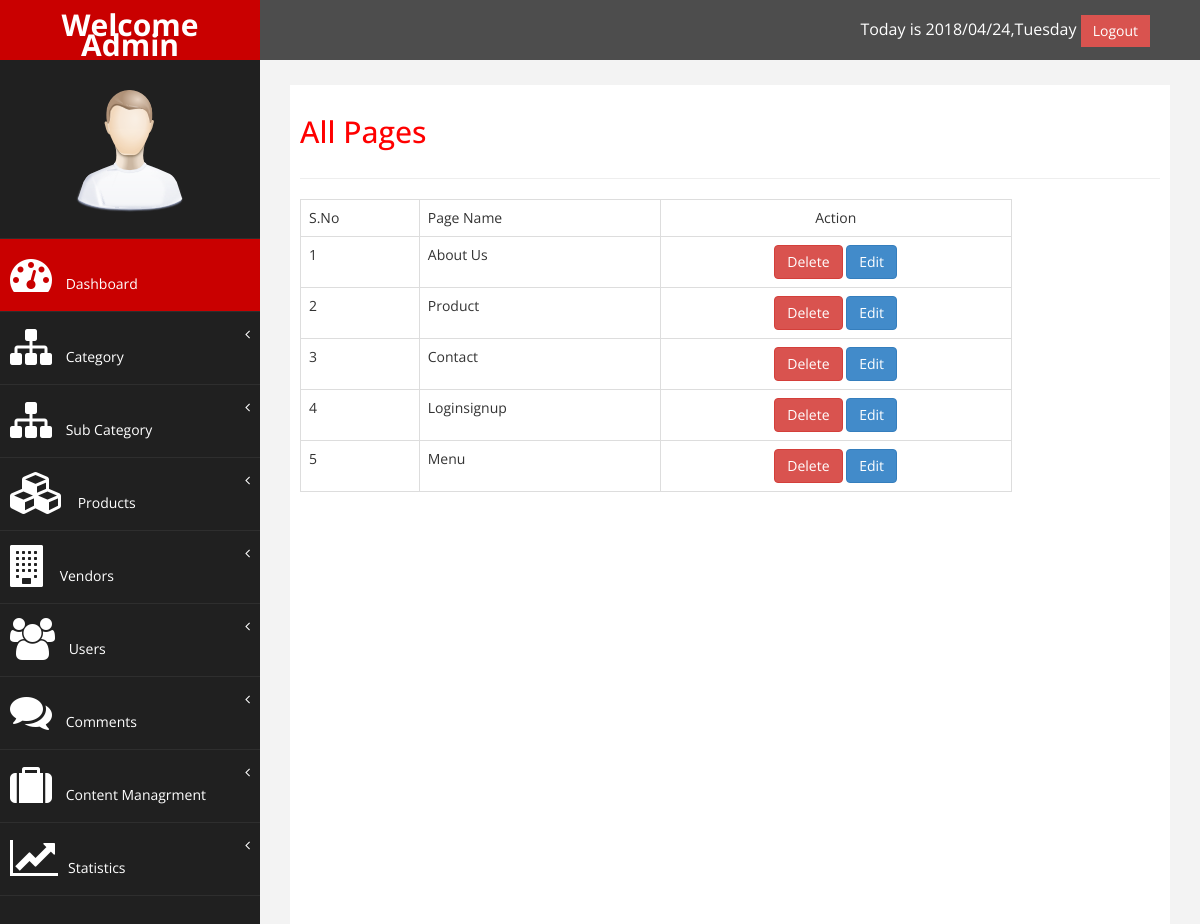
The page /admin/allpages.php (signed in) on the database its author committed.
### tables this page shows
CREATE TABLE `pages` (
  `pgid` int(11) NOT NULL,
  `pgname` varchar(255) NOT NULL
);

### admin/allpages.php (the view)
<?php
include("header.php");?>
<div id="page-inner">
<div class="row">
<div class="col-md-12">
<h2>All Pages</h2>
</div>
</div>
<hr/>
<div class="row">
<div class="col-md-10">
<table class="table table-bordered" >
  <tr>
    <td>S.No</td>
     <td>Page Name</td>
    <td  align="center"colspan="2">Action</td>
  </tr>
  <?php
  $query="select * from pages";
  $sql=mysqli_query($conn,$query);
  if(mysqli_num_rows($sql) > 0){
	  $i=1;
while($row=mysqli_fetch_assoc($sql)){
  ?>
  <tr>
    <td><?php echo $i++; ?></td>
    <td><?php echo ucwords($row['pgname']);?> </td>
    <td align="center"><a href="del.php?pgid=<?php echo $row['pgid'];?>" class="btn btn-danger"> Delete</a>
    <a href="editpg.php?pgid=<?php echo $row['pgid'];?>" class="btn btn-primary"> Edit</a></td>
  </tr>
  <?php
}
  }
  ?>
  </table>
</div>
</div>
</div>
<?php
include("footer.php");?>

### admin/assets/css/custom.css (style rules this page uses)
body { font-family: 'Open Sans', sans-serif; }
#page-inner { width:100%; margin:10px 20px 10px 0px; background-color:#fff!important; padding:10px; min-height:1200px; }
h2 { color: #f00; }

### rows shown on the page
pages: pgname "About Us"
pages: pgname "Product"
pages: pgname "Contact"
pages: pgname "Loginsignup"
pages: pgname "Menu"
